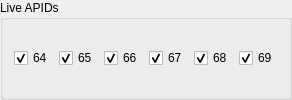
          <widget class="QGroupBox" name="LiveImageryGB">
           <property name="title">
            <string>Live APIDs</string>
           </property>
           <layout class="QHBoxLayout" name="horizontalLayout_2">
            <item>
             <widget class="QCheckBox" name="APID64ShowCB">
              <property name="text">
               <string>64</string>
              </property>
              <property name="checked">
               <bool>true</bool>
              </property>
             </widget>
            </item>
            <item>
             <widget class="QCheckBox" name="APID65ShowCB">
              <property name="text">
               <string>65</string>
              </property>
              <property name="checked">
               <bool>true</bool>
              </property>
             </widget>
            </item>
            <item>
             <widget class="QCheckBox" name="APID66ShowCB">
              <property name="text">
               <string>66</string>
              </property>
              <property name="checked">
               <bool>true</bool>
              </property>
             </widget>
            </item>
            <item>
             <widget class="QCheckBox" name="APID67ShowCB">
              <property name="text">
               <string>67</string>
              </property>
              <property name="checked">
               <bool>true</bool>
              </property>
             </widget>
            </item>
            <item>
             <widget class="QCheckBox" name="APID68ShowCB">
              <property name="text">
               <string>68</string>
              </property>
              <property name="checked">
               <bool>true</bool>
              </property>
             </widget>
            </item>
            <item>
             <widget class="QCheckBox" name="APID69ShowCB">
              <property name="text">
               <string>69</string>
              </property>
              <property name="checked">
               <bool>true</bool>
              </property>
             </widget>
            </item>
           </layout>
          </widget>
